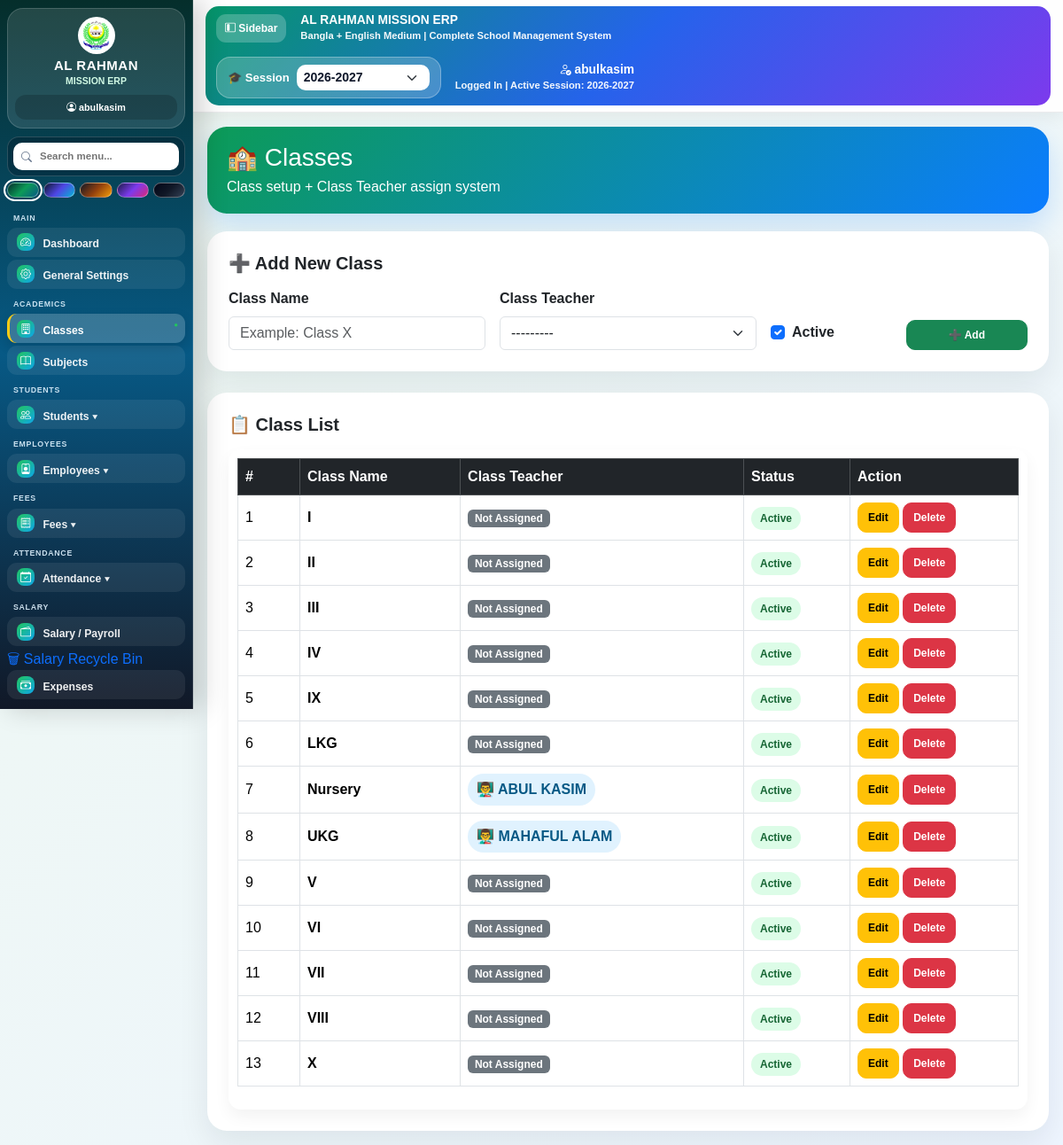
Before: /academics/classes/ (signed in) with the older database file.
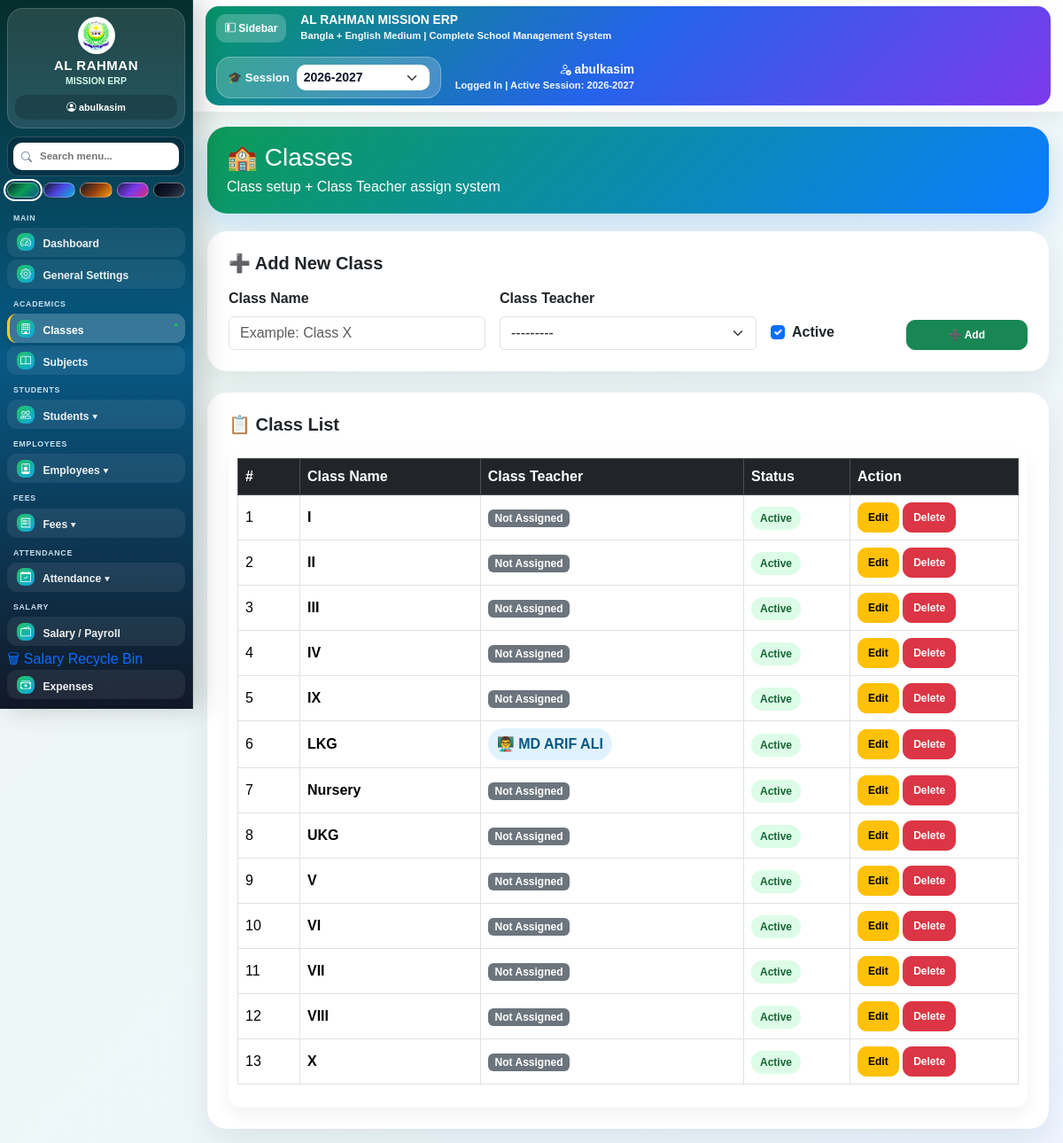
After: the same page with the newer database file.
### academics/models.py (models this page shows, shortened)
class Class(models.Model):
    class_name = models.CharField(max_length=50, unique=True)
    class_teacher = models.ForeignKey(
        "teachers.Employee",
        on_delete=models.SET_NULL,
        null=True,
        blank=True,
        related_name="assigned_classes"
    )
    is_active = models.BooleanField(default=True)
    class Meta:
        ordering = ["class_name"]
        verbose_name = "Class"
        verbose_name_plural = "Classes"

### teachers/models.py (models this page shows, shortened)
class Employee(models.Model):
    user = models.OneToOneField(
        User,
        on_delete=models.SET_NULL,
        null=True,
        blank=True,
        related_name='employee'
    )
    employee_id = models.CharField(
        max_length=20,
        unique=True,
        blank=True
    )
    name = models.CharField(max_length=150)
    designation = models.CharField(max_length=100)
    qualification = models.CharField(
        max_length=150,
        blank=True,
        null=True
    )
    subject_specialization = models.CharField(
        max_length=150,
        blank=True,
        null=True
    )
    assigned_class = models.ForeignKey(
        'academics.Class',
        on_delete=models.SET_NULL,
        null=True,
        blank=True,
        related_name='assigned_teachers'
    )
    assigned_section = models.CharField(
        max_length=20,
        blank=True,
        null=True
    )
    phone = models.CharField(
        max_length=20,
        blank=True,
        null=True
    )
    aadhaar_number = models.CharField(
        max_length=30,
        blank=True,
        null=True
    )
    joining_date = models.DateField()
    salary = models.DecimalField(
        max_digits=10,
        decimal_places=2,
        default=0
    )
    photo = models.ImageField(
        upload_to='employees/',
        blank=True,
        null=True
    )
    is_active = models.BooleanField(default=True)
    is_erp_admin = models.BooleanField(default=False)
    can_access_students = models.BooleanField(default=False)
    can_access_teachers = models.BooleanField(default=False)
    can_access_academics = models.BooleanField(default=False)
    can_access_attendance = models.BooleanField(default=True)
    can_access_fees = models.BooleanField(default=False)
    can_access_payroll = models.BooleanField(default=False)
    can_access_exams = models.BooleanField(default=False)
    can_access_reports = models.BooleanField(default=False)
    can_access_admissions = models.BooleanField(default=False)
    can_access_idcards = models.BooleanField(default=False)
    can_access_communications = models.BooleanField(default=False)
    can_access_expenses = models.BooleanField(default=False)
    can_access_backup = models.BooleanField(default=False)
    can_access_settings = models.BooleanField(default=False)
    is_deleted = models.BooleanField(default=False)
    deleted_at = models.DateTimeField(
        null=True,
        blank=True
    )
    deleted_by = models.ForeignKey(
        User,
        on_delete=models.SET_NULL,
        null=True,
        blank=True,
        related_name='deleted_employees'
    )
    created_at = models.DateTimeField(auto_now_add=True)
    class Meta:
        ordering = ["name"]
    def __str__(self):
        return f"{self.name} ({self.employee_id})"

### academics/views.py (the view)
@login_required
def class_list(request):
    if not has_academics_permission(request):
        return permission_denied_redirect(request)
    if request.method == "POST":
        form = ClassForm(request.POST)
        if form.is_valid():
            form.save()
            messages.success(request, "✅ Class added successfully.")
            return redirect("class_list")
    else:
        form = ClassForm()
    classes = Class.objects.select_related("class_teacher").all().order_by("class_name")
    return render(request, "academics/class_list.html", {
        "classes": classes,
        "form": form,
    })

### academics/forms.py
class ClassForm(forms.ModelForm):
    class_teacher = forms.ModelChoiceField(
        queryset=Employee.objects.filter(is_active=True),
        required=False,
        widget=forms.Select(attrs={
            "class": "form-select",
        }),
        label="Class Teacher"
    )
    class Meta:
        model = Class
        fields = [
            "class_name",
            "class_teacher",
            "is_active",
        ]
        widgets = {
            "class_name": forms.TextInput(attrs={
                "class": "form-control",
                "placeholder": "Example: Class X",
            }),
            "is_active": forms.CheckboxInput(attrs={
                "class": "form-check-input",
            }),
        }

### academics/views.py (called while the page is built, shortened)
def has_academics_permission(request):
    if request.user.is_superuser or request.user.is_staff:
        return True

### core/context_processors.py (called while the page is built)
def get_current_session():
    today = datetime.now()
    year = today.year
    if today.month >= 4:
        return f"{year}-{year + 1}"
    return f"{year - 1}-{year}"

### templates/academics/class_list.html (shortened to what the changed rows need)
{% extends 'base.html' %}
{% block content %}
<div class="card soft-card">
    <div class="card-body p-4">
        <div class="table-responsive">
            <table class="table table-bordered table-hover align-middle">
                <thead class="table-dark">
                    <tr>
                        <th width="70">#</th>
                        <th>Class Name</th>
                        <th>Class Teacher</th>
                        <th width="120">Status</th>
                        <th width="190">Action</th>
                    </tr>
                </thead>
                <tbody>
                    {% for c in classes %}
                    <tr>
                        <td>{{ forloop.counter }}</td>
                        <td>
                            <strong>{{ c.class_name }}</strong>
                        </td>
                        <td>
                            {% if c.class_teacher %}
                                <span class="teacher-badge">
                                    👨‍🏫
                                    {% if c.class_teacher.name %}
                                        {{ c.class_teacher.name }}
                                    {% elif c.class_teacher.employee_name %}
                                        {{ c.class_teacher.employee_name }}
                                    {% else %}
                                        {{ c.class_teacher }}
                                    {% endif %}
                                </span>
                            {% else %}
                                <span class="badge bg-secondary">Not Assigned</span>
                            {% endif %}
                        </td>
                        <td>
                            {% if c.is_active %}
                                <span class="status-badge status-active">Active</span>
                            {% else %}
                                <span class="status-badge status-inactive">Inactive</span>
                            {% endif %}
                        </td>
                        <td>
                            <a href="{% url 'class_edit' c.id %}" class="btn btn-warning btn-sm">
                                Edit
                            </a>
                            <form method="post"
                                  action="{% url 'class_delete' c.id %}"
                                  style="display:inline;"
                                  onsubmit="return confirm('Delete this class?');">
                                <button class="btn btn-danger btn-sm">
                                    Delete
                                </button>
                            </form>
                        </td>
                    </tr>
                    {% empty %}
                    <tr>
                        <td colspan="5" class="text-center fw-bold text-muted py-4">
                            No class found.
                        </td>
                    </tr>
                    {% endfor %}
                </tbody>
            </table>
        </div>
    </div>
</div>
{% endblock %}

Changed rows visible on the page:
changed Class "LKG": class_teacher.name (not shown) → "MD ARIF ALI"; class_teacher_id "Not Assigned" → "👨‍🏫"
changed Class "Nursery": class_teacher.name "ABUL KASIM" → (not shown); class_teacher_id "👨‍🏫" → "Not Assigned"
changed Class "UKG": class_teacher.name "MAHAFUL ALAM" → (not shown); class_teacher_id "👨‍🏫" → "Not Assigned"
